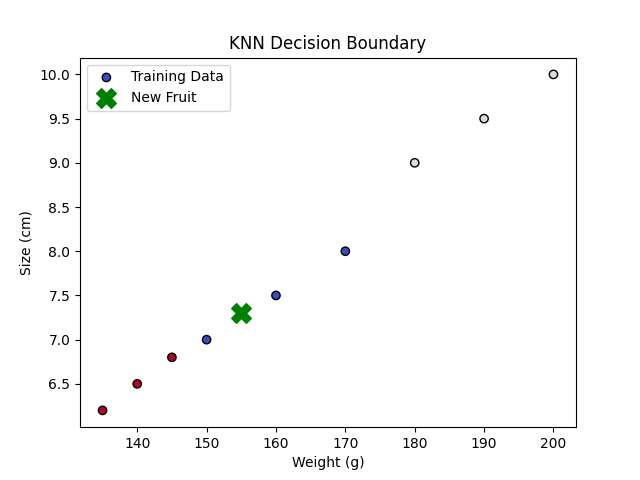

Reproduce this figure in Python.
import numpy as np
import matplotlib.pyplot as plt
from sklearn.neighbors import KNeighborsClassifier

# Training Data (Weight, Size) -> Apple 🍏 = 0, Banana 🍌 = 1, Orange 🍊 = 2
X = np.array([
    [150, 7], [160, 7.5], [170, 8],  # Apples 🍏
    [180, 9], [190, 9.5], [200, 10],  # Bananas 🍌
    [140, 6.5], [145, 6.8], [135, 6.2]  # Oranges 🍊
])  
y = np.array([0, 0, 0, 1, 1, 1, 2, 2, 2])  # Labels (0 = Apple, 1 = Banana, 2 = Orange)

# Train the KNN Model (K=3)
model = KNeighborsClassifier(n_neighbors=3)
model.fit(X, y)

# Predict if a fruit with (Weight = 155g, Size = 7.3cm) is an Apple, Banana, or Orange
new_fruit = np.array([[155, 7.3]])
prediction = model.predict(new_fruit)

fruit_classes = ["Apple 🍏", "Banana 🍌", "Orange 🍊"]
predicted_fruit = fruit_classes[prediction[0]]

print(f"Predicted Fruit: {predicted_fruit}")

# Plot the decision boundary, add fruit reference colors
plt.scatter(X[:, 0], X[:, 1], c=y, cmap='coolwarm', edgecolors='k', label="Training Data", colorizer='cmap')
plt.scatter(155, 7.3, color='green', marker='X', s=200, label="New Fruit")
plt.xlabel("Weight (g)")
plt.ylabel("Size (cm)")

plt.legend()
plt.title("KNN Decision Boundary")
plt.savefig("knn.png")